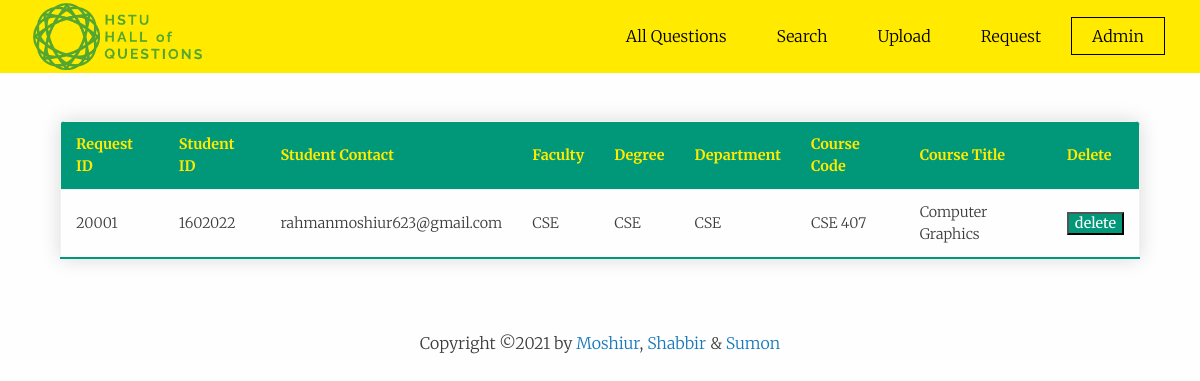
The page /admin_request_database.php on the database its author committed.
### tables this page shows
CREATE TABLE `request` (
  `request_id` int(11) NOT NULL,
  `student_id` int(11) DEFAULT NULL,
  `student_contact` varchar(100) DEFAULT NULL,
  `faculty` varchar(100) DEFAULT NULL,
  `degree` varchar(100) DEFAULT NULL,
  `department` varchar(100) DEFAULT NULL,
  `course_code` varchar(100) DEFAULT NULL,
  `course_title` varchar(100) DEFAULT NULL
);

### admin_request_database.php (the view, shortened to what this page needs)
<!doctype html>
<html class="no-js" lang="en">
<head>
    <link rel="stylesheet" href="css/app.css">
    <link rel="stylesheet" type="text/css" href="https://cdnjs.cloudflare.com/ajax/libs/slick-carousel/1.7.1/slick.css" />
    <link rel="stylesheet" type="text/css" href="https://cdnjs.cloudflare.com/ajax/libs/slick-carousel/1.7.1/slick-theme.css" />
</head>
<body>
  <header class="site-header">
      <div class="container">
          <div class="header-content">
              <div class="top-menu  scroll-reveal">
                  <div class="menu">
                      <img style="display: block;margin-right: auto;" src="logo.png" height="175" width="175" alt="Logo of HSTU Hall of Questions" >
                      <nav id="main-nav" data-animate="menu-in menu-out">
                          <ul class="main-navigation">
                              <li><a class="m-anim" href="index.php" data-text="All Questions">All Questions</a></li>
                              <li><a class="m-anim" href="search.php" data-text="Search">Search</a></li>
                              <li><a class="m-anim" href="user_upload.php" data-text="Upload">Upload</a></li>
                              <li><a class="m-anim" href="request.php" data-text="Request">Request</a></li>
                              <li><a class="m-active" href="admin.php" data-text="Admin">Admin</a></li>
                          </ul>
                      </nav>
                  </div>
              </div>
          </div>
      </div>
  </header>
  <div class="result-body">
      <?php
          $servername = "localhost";
          $username = "root";
          $password = "";
          $dbname = "hstuhq";
          $conn = new mysqli($servername, $username, $password, $dbname);
          $sql = "SELECT request_id, student_id, student_contact, faculty, degree, department, course_code, course_title FROM request ORDER BY request_id ASC";
          $result = $conn->query($sql);
          echo"<table class='content-table'>";
            echo"<thead><tr><th>Request ID</th><th>Student ID</th><th>Student Contact</th><th>Faculty</th><th>Degree</th><th>Department</th><th>Course Code</th><th>Course Title</th><th>Delete</th></tr></thead><tbody>";
              if ($result->num_rows > 0) {
                while($row = $result->fetch_assoc()) {
                  echo "<tr><td>". $row["request_id"] . "</td><td>" . $row["student_id"] . "</td><td>" . $row["student_contact"] . "</td><td>" . $row["faculty"] . "</td><td>" . $row["degree"] . "</td><td>" . $row["department"] . "</td><td>" . $row["course_code"] . "</td><td>" . $row["course_title"] . "</td><td><form action='' method='post'><input type='hidden' name='q_id' value='" . $row["request_id"] . "'><input type='submit' name='delete_row' value='delete'></form></td></tr>\n";
                }
              }
            echo"</tbody></table>";
      ?>
  </div>
    <div class="copyright-info">
      <br>
      Copyright ©2021 by <a target="_blank" href="https://www.facebook.com/rahmanmoshiur00/">Moshiur</a>, <a target="_blank" href="https://www.facebook.com/shabbir.FCB">Shabbir</a> & <a target="_blank" href="https://www.facebook.com/Akashkhan128">Sumon</a> <br><br>
    </div>
</body>
</html>

### rows shown on the page
request: request_id "20001", student "1602022", student_contact "rahmanmoshiur623@gmail.com", faculty "CSE", degree "CSE", department "CSE", course_code "CSE 407", course_title "Computer Graphics"
